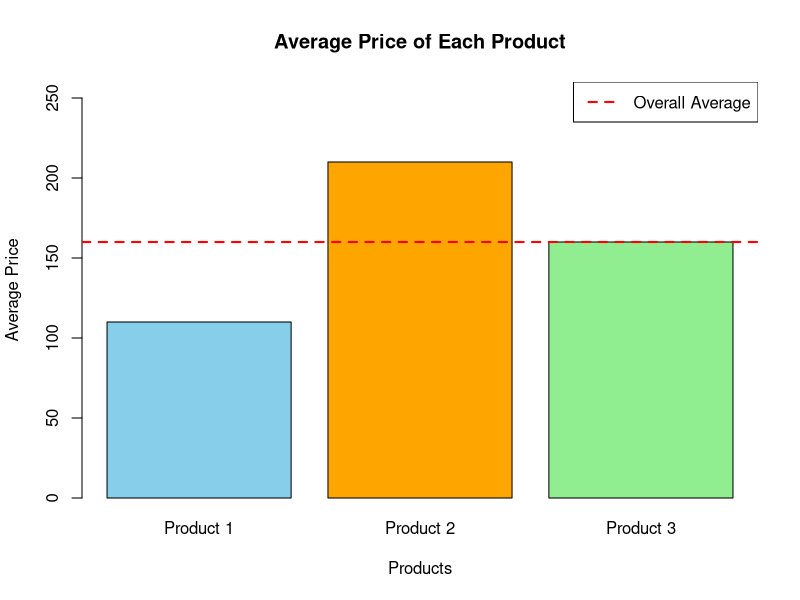

Source code (R):
# 3 × 3 matrix
# Rows -> Products
# Columns -> Sales Prices

sales_data <- matrix(c(
  100, 120, 110,
  200, 210, 220,
  150, 160, 170
), nrow = 3, byrow = TRUE)

# Display sales data
print("Sales Data:")
print(sales_data)

# Calculate average price for each product (row-wise)
product_average <- rowMeans(sales_data)

# Calculate overall average price
overall_average <- mean(sales_data)

# Display results
cat("Average Price of Each Product:\n")
print(product_average)

cat("\nOverall Average Price of All Products Sold =", overall_average, "\n")

# Bar Graph
barplot(
  product_average,
  names.arg = c("Product 1", "Product 2", "Product 3"),
  col = c("skyblue", "orange", "lightgreen"),
  main = "Average Price of Each Product",
  xlab = "Products",
  ylab = "Average Price",
  ylim = c(0, max(product_average) + 50)
)

# Add overall average line
abline(h = overall_average, col = "red", lwd = 2, lty = 2)

# Add legend
legend("topright",
       legend = "Overall Average",
       col = "red",
       lty = 2,
       lwd = 2)
